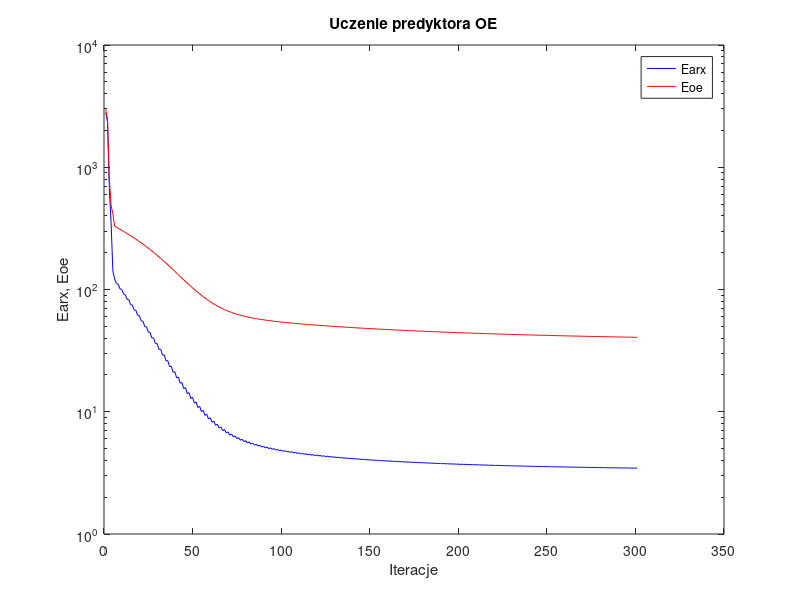
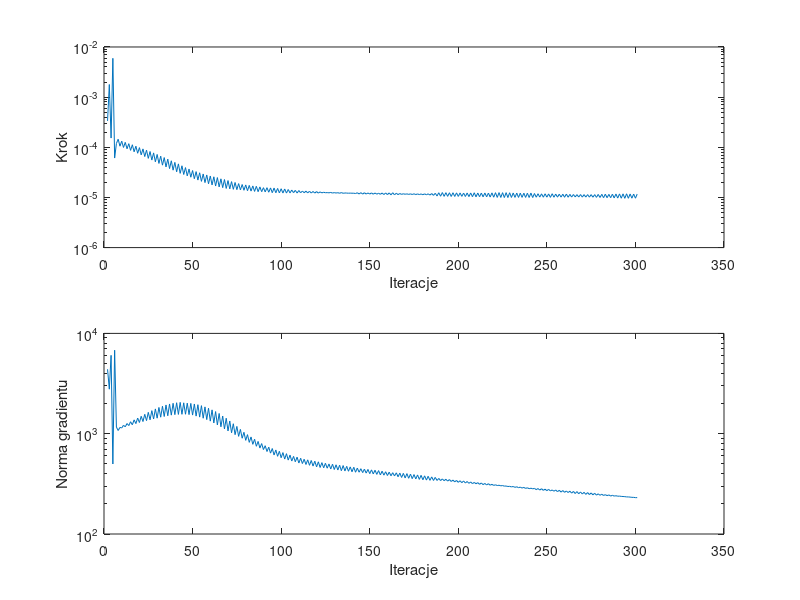

Here is the MATLAB script that generated these plots, in order:
%uczenie predyktora oe
clear all;
n=0; farx(n+1)=2.805841e+003; foe(n+1)=2.974596e+003; wspucz(n+1)=0.000000e+000; ng(n+1)=0.000000e+000;
n=1; farx(n+1)=2.322253e+003; foe(n+1)=2.459769e+003; krok(n+1)=3.355212e-004; ng(n+1)=4.389464e+003;
n=2; farx(n+1)=6.705059e+002; foe(n+1)=8.020063e+002; krok(n+1)=1.786211e-003; ng(n+1)=2.778545e+003;
n=3; farx(n+1)=3.511719e+002; foe(n+1)=4.892954e+002; krok(n+1)=1.527851e-004; ng(n+1)=6.041275e+003;
n=4; farx(n+1)=1.418483e+002; foe(n+1)=4.161700e+002; krok(n+1)=5.946996e-003; ng(n+1)=4.987175e+002;
n=5; farx(n+1)=1.217149e+002; foe(n+1)=3.300667e+002; krok(n+1)=6.100988e-005; ng(n+1)=6.797172e+003;
n=6; farx(n+1)=1.120006e+002; foe(n+1)=3.229525e+002; krok(n+1)=1.192523e-004; ng(n+1)=1.163446e+003;
n=7; farx(n+1)=1.105579e+002; foe(n+1)=3.167956e+002; krok(n+1)=1.448124e-004; ng(n+1)=1.076424e+003;
n=8; farx(n+1)=1.012922e+002; foe(n+1)=3.106757e+002; krok(n+1)=1.051281e-004; ng(n+1)=1.155263e+003;
n=9; farx(n+1)=1.003765e+002; foe(n+1)=3.047657e+002; krok(n+1)=1.323954e-004; ng(n+1)=1.140085e+003;
n=10; farx(n+1)=9.181069e+001; foe(n+1)=2.987511e+002; krok(n+1)=9.926586e-005; ng(n+1)=1.212605e+003;
n=11; farx(n+1)=9.103543e+001; foe(n+1)=2.928876e+002; krok(n+1)=1.254535e-004; ng(n+1)=1.172239e+003;
n=12; farx(n+1)=8.310844e+001; foe(n+1)=2.869210e+002; krok(n+1)=9.339144e-005; ng(n+1)=1.263029e+003;
n=13; farx(n+1)=8.249436e+001; foe(n+1)=2.811141e+002; krok(n+1)=1.180809e-004; ng(n+1)=1.204544e+003;
n=14; farx(n+1)=7.521068e+001; foe(n+1)=2.751923e+002; krok(n+1)=8.683747e-005; ng(n+1)=1.315704e+003;
n=15; farx(n+1)=7.466210e+001; foe(n+1)=2.693972e+002; krok(n+1)=1.123699e-004; ng(n+1)=1.227483e+003;
n=16; farx(n+1)=6.792063e+001; foe(n+1)=2.635200e+002; krok(n+1)=8.136607e-005; ng(n+1)=1.373918e+003;
n=17; farx(n+1)=6.751226e+001; foe(n+1)=2.577808e+002; krok(n+1)=1.051134e-004; ng(n+1)=1.261072e+003;
n=18; farx(n+1)=6.128554e+001; foe(n+1)=2.519532e+002; krok(n+1)=7.603543e-005; ng(n+1)=1.431715e+003;
n=19; farx(n+1)=6.099019e+001; foe(n+1)=2.462633e+002; krok(n+1)=9.848602e-005; ng(n+1)=1.293267e+003;
n=20; farx(n+1)=5.525392e+001; foe(n+1)=2.404865e+002; krok(n+1)=7.066590e-005; ng(n+1)=1.491312e+003;
n=21; farx(n+1)=5.504232e+001; foe(n+1)=2.348363e+002; krok(n+1)=9.290537e-005; ng(n+1)=1.322220e+003;
n=22; farx(n+1)=4.975469e+001; foe(n+1)=2.291044e+002; krok(n+1)=6.535236e-005; ng(n+1)=1.560075e+003;
n=23; farx(n+1)=4.961831e+001; foe(n+1)=2.235004e+002; krok(n+1)=8.763006e-005; ng(n+1)=1.350480e+003;
n=24; farx(n+1)=4.475595e+001; foe(n+1)=2.178196e+002; krok(n+1)=6.016312e-005; ng(n+1)=1.632591e+003;
n=25; farx(n+1)=4.467005e+001; foe(n+1)=2.122616e+002; krok(n+1)=8.238644e-005; ng(n+1)=1.375410e+003;
n=26; farx(n+1)=4.020920e+001; foe(n+1)=2.066626e+002; krok(n+1)=5.561724e-005; ng(n+1)=1.697767e+003;
n=27; farx(n+1)=4.018376e+001; foe(n+1)=2.011781e+002; krok(n+1)=7.734019e-005; ng(n+1)=1.401396e+003;
n=28; farx(n+1)=3.608630e+001; foe(n+1)=1.956678e+002; krok(n+1)=5.135020e-005; ng(n+1)=1.766512e+003;
n=29; farx(n+1)=3.612146e+001; foe(n+1)=1.902872e+002; krok(n+1)=7.202880e-005; ng(n+1)=1.428039e+003;
n=30; farx(n+1)=3.236351e+001; foe(n+1)=1.848998e+002; krok(n+1)=4.765565e-005; ng(n+1)=1.826850e+003;
n=31; farx(n+1)=3.246418e+001; foe(n+1)=1.796631e+002; krok(n+1)=6.653535e-005; ng(n+1)=1.460467e+003;
n=32; farx(n+1)=2.904547e+001; foe(n+1)=1.744302e+002; krok(n+1)=4.404185e-005; ng(n+1)=1.879036e+003;
n=33; farx(n+1)=2.917959e+001; foe(n+1)=1.693293e+002; krok(n+1)=6.235827e-005; ng(n+1)=1.484039e+003;
n=34; farx(n+1)=2.606282e+001; foe(n+1)=1.642569e+002; krok(n+1)=4.063871e-005; ng(n+1)=1.935077e+003;
n=35; farx(n+1)=2.623109e+001; foe(n+1)=1.593295e+002; krok(n+1)=5.805985e-005; ng(n+1)=1.509384e+003;
n=36; farx(n+1)=2.340069e+001; foe(n+1)=1.544535e+002; krok(n+1)=3.762088e-005; ng(n+1)=1.979281e+003;
n=37; farx(n+1)=2.359635e+001; foe(n+1)=1.497285e+002; krok(n+1)=5.385244e-005; ng(n+1)=1.531302e+003;
n=38; farx(n+1)=2.103465e+001; foe(n+1)=1.450833e+002; krok(n+1)=3.498787e-005; ng(n+1)=2.009866e+003;
n=39; farx(n+1)=2.125764e+001; foe(n+1)=1.405916e+002; krok(n+1)=5.001332e-005; ng(n+1)=1.548732e+003;
n=40; farx(n+1)=1.894576e+001; foe(n+1)=1.361904e+002; krok(n+1)=3.245830e-005; ng(n+1)=2.035652e+003;
n=41; farx(n+1)=1.918320e+001; foe(n+1)=1.319428e+002; krok(n+1)=4.669572e-005; ng(n+1)=1.556480e+003;
n=42; farx(n+1)=1.709653e+001; foe(n+1)=1.278025e+002; krok(n+1)=3.023762e-005; ng(n+1)=2.052523e+003;
n=43; farx(n+1)=1.734254e+001; foe(n+1)=1.238313e+002; krok(n+1)=4.279756e-005; ng(n+1)=1.560492e+003;
n=44; farx(n+1)=1.547214e+001; foe(n+1)=1.200032e+002; krok(n+1)=2.867992e-005; ng(n+1)=2.032122e+003;
n=45; farx(n+1)=1.573867e+001; foe(n+1)=1.163368e+002; krok(n+1)=3.936449e-005; ng(n+1)=1.563266e+003;
n=46; farx(n+1)=1.406512e+001; foe(n+1)=1.128017e+002; krok(n+1)=2.692622e-005; ng(n+1)=2.017025e+003;
n=47; farx(n+1)=1.433425e+001; foe(n+1)=1.094205e+002; krok(n+1)=3.687187e-005; ng(n+1)=1.549942e+003;
n=48; farx(n+1)=1.283135e+001; foe(n+1)=1.061696e+002; krok(n+1)=2.531441e-005; ng(n+1)=2.004035e+003;
n=49; farx(n+1)=1.310376e+001; foe(n+1)=1.030845e+002; krok(n+1)=3.440034e-005; ng(n+1)=1.533422e+003;
n=50; farx(n+1)=1.176971e+001; foe(n+1)=1.001198e+002; krok(n+1)=2.364703e-005; ng(n+1)=1.978639e+003;
n=51; farx(n+1)=1.202562e+001; foe(n+1)=9.730031e+001; krok(n+1)=3.273007e-005; ng(n+1)=1.497761e+003;
n=52; farx(n+1)=1.083921e+001; foe(n+1)=9.461373e+001; krok(n+1)=2.219549e-005; ng(n+1)=1.946286e+003;
n=53; farx(n+1)=1.108353e+001; foe(n+1)=9.206506e+001; krok(n+1)=3.104372e-005; ng(n+1)=1.463501e+003;
n=54; farx(n+1)=1.002908e+001; foe(n+1)=8.964762e+001; krok(n+1)=2.092658e-005; ng(n+1)=1.904092e+003;
n=55; farx(n+1)=1.026211e+001; foe(n+1)=8.736364e+001; krok(n+1)=2.940339e-005; ng(n+1)=1.426623e+003;
n=56; farx(n+1)=9.328664e+000; foe(n+1)=8.520446e+001; krok(n+1)=1.977673e-005; ng(n+1)=1.850731e+003;
n=57; farx(n+1)=9.548410e+000; foe(n+1)=8.316739e+001; krok(n+1)=2.809223e-005; ng(n+1)=1.382096e+003;
n=58; farx(n+1)=8.720329e+000; foe(n+1)=8.124622e+001; krok(n+1)=1.873112e-005; ng(n+1)=1.795016e+003;
n=59; farx(n+1)=8.926892e+000; foe(n+1)=7.944269e+001; krok(n+1)=2.676955e-005; ng(n+1)=1.334662e+003;
n=60; farx(n+1)=8.196376e+000; foe(n+1)=7.774541e+001; krok(n+1)=1.777520e-005; ng(n+1)=1.728374e+003;
n=61; farx(n+1)=8.387514e+000; foe(n+1)=7.615118e+001; krok(n+1)=2.580710e-005; ng(n+1)=1.279896e+003;
n=62; farx(n+1)=7.741317e+000; foe(n+1)=7.465478e+001; krok(n+1)=1.689172e-005; ng(n+1)=1.662181e+003;
n=63; farx(n+1)=7.918094e+000; foe(n+1)=7.325284e+001; krok(n+1)=2.490114e-005; ng(n+1)=1.223539e+003;
n=64; farx(n+1)=7.343390e+000; foe(n+1)=7.193880e+001; krok(n+1)=1.621284e-005; ng(n+1)=1.591410e+003;
n=65; farx(n+1)=7.507782e+000; foe(n+1)=7.071817e+001; krok(n+1)=2.351238e-005; ng(n+1)=1.172072e+003;
n=66; farx(n+1)=7.003264e+000; foe(n+1)=6.957769e+001; krok(n+1)=1.568168e-005; ng(n+1)=1.500187e+003;
n=67; farx(n+1)=7.155096e+000; foe(n+1)=6.851026e+001; krok(n+1)=2.276873e-005; ng(n+1)=1.115281e+003;
n=68; farx(n+1)=6.706105e+000; foe(n+1)=6.751234e+001; krok(n+1)=1.511881e-005; ng(n+1)=1.426882e+003;
n=69; farx(n+1)=6.845516e+000; foe(n+1)=6.658287e+001; krok(n+1)=2.170937e-005; ng(n+1)=1.065359e+003;
n=70; farx(n+1)=6.447015e+000; foe(n+1)=6.571708e+001; krok(n+1)=1.481560e-005; ng(n+1)=1.338919e+003;
n=71; farx(n+1)=6.577323e+000; foe(n+1)=6.490996e+001; krok(n+1)=2.067984e-005; ng(n+1)=1.021234e+003;
n=72; farx(n+1)=6.222438e+000; foe(n+1)=6.415620e+001; krok(n+1)=1.451496e-005; ng(n+1)=1.256863e+003;
n=73; farx(n+1)=6.343887e+000; foe(n+1)=6.345247e+001; krok(n+1)=1.987209e-005; ng(n+1)=9.780575e+002;
n=74; farx(n+1)=6.024480e+000; foe(n+1)=6.279326e+001; krok(n+1)=1.430061e-005; ng(n+1)=1.181961e+003;
n=75; farx(n+1)=6.138608e+000; foe(n+1)=6.218007e+001; krok(n+1)=1.886606e-005; ng(n+1)=9.406921e+002;
n=76; farx(n+1)=5.852328e+000; foe(n+1)=6.160350e+001; krok(n+1)=1.414532e-005; ng(n+1)=1.103875e+003;
n=77; farx(n+1)=5.958496e+000; foe(n+1)=6.106489e+001; krok(n+1)=1.810155e-005; ng(n+1)=9.012020e+002;
n=78; farx(n+1)=5.702106e+000; foe(n+1)=6.055753e+001; krok(n+1)=1.390431e-005; ng(n+1)=1.032676e+003;
n=79; farx(n+1)=5.800302e+000; foe(n+1)=6.007999e+001; krok(n+1)=1.776662e-005; ng(n+1)=8.583547e+002;
n=80; farx(n+1)=5.567556e+000; foe(n+1)=5.962908e+001; krok(n+1)=1.361457e-005; ng(n+1)=9.786177e+002;
n=81; farx(n+1)=5.659061e+000; foe(n+1)=5.920428e+001; krok(n+1)=1.736589e-005; ng(n+1)=8.197481e+002;
n=82; farx(n+1)=5.447125e+000; foe(n+1)=5.880185e+001; krok(n+1)=1.338477e-005; ng(n+1)=9.283667e+002;
n=83; farx(n+1)=5.532522e+000; foe(n+1)=5.842182e+001; krok(n+1)=1.696382e-005; ng(n+1)=7.836428e+002;
n=84; farx(n+1)=5.339090e+000; foe(n+1)=5.806082e+001; krok(n+1)=1.318762e-005; ng(n+1)=8.801427e+002;
n=85; farx(n+1)=5.419088e+000; foe(n+1)=5.771848e+001; krok(n+1)=1.666809e-005; ng(n+1)=7.492185e+002;
n=86; farx(n+1)=5.240890e+000; foe(n+1)=5.739217e+001; krok(n+1)=1.302585e-005; ng(n+1)=8.374216e+002;
n=87; farx(n+1)=5.316156e+000; foe(n+1)=5.708231e+001; krok(n+1)=1.622915e-005; ng(n+1)=7.191632e+002;
n=88; farx(n+1)=5.151005e+000; foe(n+1)=5.678621e+001; krok(n+1)=1.302585e-005; ng(n+1)=7.971100e+002;
n=89; farx(n+1)=5.222721e+000; foe(n+1)=5.650450e+001; krok(n+1)=1.564369e-005; ng(n+1)=6.948202e+002;
n=90; farx(n+1)=5.071348e+000; foe(n+1)=5.623425e+001; krok(n+1)=1.290553e-005; ng(n+1)=7.589618e+002;
n=91; farx(n+1)=5.138945e+000; foe(n+1)=5.597463e+001; krok(n+1)=1.564369e-005; ng(n+1)=6.643162e+002;
n=92; farx(n+1)=4.997078e+000; foe(n+1)=5.572480e+001; krok(n+1)=1.270754e-005; ng(n+1)=7.343708e+002;
n=93; farx(n+1)=5.062016e+000; foe(n+1)=5.548485e+001; krok(n+1)=1.549259e-005; ng(n+1)=6.401914e+002;
n=94; farx(n+1)=4.929600e+000; foe(n+1)=5.525256e+001; krok(n+1)=1.244425e-005; ng(n+1)=7.115779e+002;
n=95; farx(n+1)=4.990573e+000; foe(n+1)=5.502858e+001; krok(n+1)=1.539716e-005; ng(n+1)=6.138046e+002;
n=96; farx(n+1)=4.865822e+000; foe(n+1)=5.481194e+001; krok(n+1)=1.240203e-005; ng(n+1)=6.881230e+002;
n=97; farx(n+1)=4.924747e+000; foe(n+1)=5.460275e+001; krok(n+1)=1.511881e-005; ng(n+1)=5.951319e+002;
n=98; farx(n+1)=4.807190e+000; foe(n+1)=5.439950e+001; krok(n+1)=1.231075e-005; ng(n+1)=6.677921e+002;
n=99; farx(n+1)=4.863609e+000; foe(n+1)=5.420265e+001; krok(n+1)=1.490654e-005; ng(n+1)=5.759144e+002;
n=100; farx(n+1)=4.752543e+000; foe(n+1)=5.401112e+001; krok(n+1)=1.225575e-005; ng(n+1)=6.480926e+002;
n=101; farx(n+1)=4.807027e+000; foe(n+1)=5.382498e+001; krok(n+1)=1.476242e-005; ng(n+1)=5.586216e+002;
n=102; farx(n+1)=4.701012e+000; foe(n+1)=5.364338e+001; krok(n+1)=1.222055e-005; ng(n+1)=6.322019e+002;
n=103; farx(n+1)=4.753592e+000; foe(n+1)=5.346692e+001; krok(n+1)=1.438760e-005; ng(n+1)=5.456662e+002;
n=104; farx(n+1)=4.652805e+000; foe(n+1)=5.329460e+001; krok(n+1)=1.231075e-005; ng(n+1)=6.119968e+002;
n=105; farx(n+1)=4.703728e+000; foe(n+1)=5.312659e+001; krok(n+1)=1.404624e-005; ng(n+1)=5.339866e+002;
n=106; farx(n+1)=4.607192e+000; foe(n+1)=5.296228e+001; krok(n+1)=1.245057e-005; ng(n+1)=5.938015e+002;
n=107; farx(n+1)=4.657728e+000; foe(n+1)=5.280185e+001; krok(n+1)=1.384553e-005; ng(n+1)=5.252135e+002;
n=108; farx(n+1)=4.565597e+000; foe(n+1)=5.264415e+001; krok(n+1)=1.225273e-005; ng(n+1)=5.837283e+002;
n=109; farx(n+1)=4.613672e+000; foe(n+1)=5.248986e+001; krok(n+1)=1.373458e-005; ng(n+1)=5.103954e+002;
n=110; farx(n+1)=4.524842e+000; foe(n+1)=5.233848e+001; krok(n+1)=1.240203e-005; ng(n+1)=5.691571e+002;
n=111; farx(n+1)=4.572188e+000; foe(n+1)=5.219027e+001; krok(n+1)=1.338683e-005; ng(n+1)=5.039049e+002;
n=112; farx(n+1)=4.487210e+000; foe(n+1)=5.204450e+001; krok(n+1)=1.240823e-005; ng(n+1)=5.562041e+002;
n=113; farx(n+1)=4.533443e+000; foe(n+1)=5.190146e+001; krok(n+1)=1.335600e-005; ng(n+1)=4.933694e+002;
n=114; farx(n+1)=4.451397e+000; foe(n+1)=5.176057e+001; krok(n+1)=1.231075e-005; ng(n+1)=5.487073e+002;
n=115; farx(n+1)=4.496533e+000; foe(n+1)=5.162226e+001; krok(n+1)=1.328171e-005; ng(n+1)=4.841055e+002;
n=116; farx(n+1)=4.417320e+000; foe(n+1)=5.148589e+001; krok(n+1)=1.224850e-005; ng(n+1)=5.408108e+002;
n=117; farx(n+1)=4.461225e+000; foe(n+1)=5.135193e+001; krok(n+1)=1.315377e-005; ng(n+1)=4.757228e+002;
n=118; farx(n+1)=4.384980e+000; foe(n+1)=5.121981e+001; krok(n+1)=1.221743e-005; ng(n+1)=5.319167e+002;
n=119; farx(n+1)=4.427707e+000; foe(n+1)=5.108984e+001; krok(n+1)=1.308609e-005; ng(n+1)=4.672080e+002;
n=120; farx(n+1)=4.353922e+000; foe(n+1)=5.096162e+001; krok(n+1)=1.219587e-005; ng(n+1)=5.244782e+002;
n=121; farx(n+1)=4.395456e+000; foe(n+1)=5.083543e+001; krok(n+1)=1.290553e-005; ng(n+1)=4.603424e+002;
n=122; farx(n+1)=4.323779e+000; foe(n+1)=5.071091e+001; krok(n+1)=1.233369e-005; ng(n+1)=5.146873e+002;
n=123; farx(n+1)=4.364846e+000; foe(n+1)=5.058831e+001; krok(n+1)=1.268925e-005; ng(n+1)=4.568799e+002;
n=124; farx(n+1)=4.295088e+000; foe(n+1)=5.046721e+001; krok(n+1)=1.240203e-005; ng(n+1)=5.070653e+002;
n=125; farx(n+1)=4.335521e+000; foe(n+1)=5.034792e+001; krok(n+1)=1.249822e-005; ng(n+1)=4.530114e+002;
n=126; farx(n+1)=4.268323e+000; foe(n+1)=5.023002e+001; krok(n+1)=1.234279e-005; ng(n+1)=4.993542e+002;
n=127; farx(n+1)=4.307882e+000; foe(n+1)=5.011381e+001; krok(n+1)=1.259177e-005; ng(n+1)=4.448777e+002;
n=128; farx(n+1)=4.242313e+000; foe(n+1)=4.999889e+001; krok(n+1)=1.222055e-005; ng(n+1)=4.965481e+002;
n=129; farx(n+1)=4.280952e+000; foe(n+1)=4.988562e+001; krok(n+1)=1.249822e-005; ng(n+1)=4.394017e+002;
n=130; farx(n+1)=4.217312e+000; foe(n+1)=4.977359e+001; krok(n+1)=1.222055e-005; ng(n+1)=4.897598e+002;
n=131; farx(n+1)=4.255247e+000; foe(n+1)=4.966312e+001; krok(n+1)=1.245057e-005; ng(n+1)=4.346461e+002;
n=132; farx(n+1)=4.193662e+000; foe(n+1)=4.955381e+001; krok(n+1)=1.209645e-005; ng(n+1)=4.848692e+002;
n=133; farx(n+1)=4.230611e+000; foe(n+1)=4.944597e+001; krok(n+1)=1.251675e-005; ng(n+1)=4.278277e+002;
n=134; farx(n+1)=4.170219e+000; foe(n+1)=4.933926e+001; krok(n+1)=1.209447e-005; ng(n+1)=4.812758e+002;
n=135; farx(n+1)=4.206437e+000; foe(n+1)=4.923401e+001; krok(n+1)=1.228282e-005; ng(n+1)=4.251971e+002;
n=136; farx(n+1)=4.147719e+000; foe(n+1)=4.912985e+001; krok(n+1)=1.222055e-005; ng(n+1)=4.726514e+002;
n=137; farx(n+1)=4.183382e+000; foe(n+1)=4.902705e+001; krok(n+1)=1.214216e-005; ng(n+1)=4.222684e+002;
n=138; farx(n+1)=4.126404e+000; foe(n+1)=4.892529e+001; krok(n+1)=1.219587e-005; ng(n+1)=4.666785e+002;
n=139; farx(n+1)=4.161329e+000; foe(n+1)=4.882485e+001; krok(n+1)=1.214216e-005; ng(n+1)=4.172017e+002;
n=140; farx(n+1)=4.105737e+000; foe(n+1)=4.872541e+001; krok(n+1)=1.214216e-005; ng(n+1)=4.627151e+002;
n=141; farx(n+1)=4.139607e+000; foe(n+1)=4.862724e+001; krok(n+1)=1.197415e-005; ng(n+1)=4.129259e+002;
n=142; farx(n+1)=4.085104e+000; foe(n+1)=4.852999e+001; krok(n+1)=1.240203e-005; ng(n+1)=4.540917e+002;
n=143; farx(n+1)=4.118816e+000; foe(n+1)=4.843393e+001; krok(n+1)=1.171829e-005; ng(n+1)=4.130435e+002;
n=144; farx(n+1)=4.065762e+000; foe(n+1)=4.833877e+001; krok(n+1)=1.245571e-005; ng(n+1)=4.476761e+002;
n=145; farx(n+1)=4.098886e+000; foe(n+1)=4.824481e+001; krok(n+1)=1.165597e-005; ng(n+1)=4.094080e+002;
n=146; farx(n+1)=4.047230e+000; foe(n+1)=4.815173e+001; krok(n+1)=1.240823e-005; ng(n+1)=4.431278e+002;
n=147; farx(n+1)=4.079776e+000; foe(n+1)=4.805983e+001; krok(n+1)=1.168301e-005; ng(n+1)=4.047932e+002;
n=148; farx(n+1)=4.029399e+000; foe(n+1)=4.796882e+001; krok(n+1)=1.228282e-005; ng(n+1)=4.403123e+002;
n=149; farx(n+1)=4.061152e+000; foe(n+1)=4.787892e+001; krok(n+1)=1.168144e-005; ng(n+1)=3.997225e+002;
n=150; farx(n+1)=4.011782e+000; foe(n+1)=4.778985e+001; krok(n+1)=1.231075e-005; ng(n+1)=4.359233e+002;
n=151; farx(n+1)=4.043183e+000; foe(n+1)=4.770184e+001; krok(n+1)=1.161317e-005; ng(n+1)=3.971943e+002;
n=152; farx(n+1)=3.994980e+000; foe(n+1)=4.761467e+001; krok(n+1)=1.224850e-005; ng(n+1)=4.322338e+002;
n=153; farx(n+1)=4.025800e+000; foe(n+1)=4.752853e+001; krok(n+1)=1.161317e-005; ng(n+1)=3.929991e+002;
n=154; farx(n+1)=3.978777e+000; foe(n+1)=4.744321e+001; krok(n+1)=1.216245e-005; ng(n+1)=4.287592e+002;
n=155; farx(n+1)=4.008743e+000; foe(n+1)=4.735890e+001; krok(n+1)=1.155324e-005; ng(n+1)=3.884075e+002;
n=156; farx(n+1)=3.962756e+000; foe(n+1)=4.727531e+001; krok(n+1)=1.225273e-005; ng(n+1)=4.228437e+002;
n=157; farx(n+1)=3.992250e+000; foe(n+1)=4.719271e+001; krok(n+1)=1.143043e-005; ng(n+1)=3.861056e+002;
n=158; farx(n+1)=3.947338e+000; foe(n+1)=4.711081e+001; krok(n+1)=1.229246e-005; ng(n+1)=4.175127e+002;
n=159; farx(n+1)=3.976377e+000; foe(n+1)=4.702989e+001; krok(n+1)=1.138543e-005; ng(n+1)=3.829998e+002;
n=160; farx(n+1)=3.932284e+000; foe(n+1)=4.694968e+001; krok(n+1)=1.231075e-005; ng(n+1)=4.136904e+002;
n=161; farx(n+1)=3.960854e+000; foe(n+1)=4.687037e+001; krok(n+1)=1.127096e-005; ng(n+1)=3.806810e+002;
n=162; farx(n+1)=3.917607e+000; foe(n+1)=4.679174e+001; krok(n+1)=1.240203e-005; ng(n+1)=4.084992e+002;
n=163; farx(n+1)=3.946115e+000; foe(n+1)=4.671397e+001; krok(n+1)=1.126542e-005; ng(n+1)=3.788634e+002;
n=164; farx(n+1)=3.904030e+000; foe(n+1)=4.663703e+001; krok(n+1)=1.214216e-005; ng(n+1)=4.072805e+002;
n=165; farx(n+1)=3.931695e+000; foe(n+1)=4.656095e+001; krok(n+1)=1.138585e-005; ng(n+1)=3.721978e+002;
n=166; farx(n+1)=3.890759e+000; foe(n+1)=4.648558e+001; krok(n+1)=1.197415e-005; ng(n+1)=4.045252e+002;
n=167; farx(n+1)=3.917736e+000; foe(n+1)=4.641109e+001; krok(n+1)=1.149974e-005; ng(n+1)=3.663502e+002;
n=168; farx(n+1)=3.877664e+000; foe(n+1)=4.633725e+001; krok(n+1)=1.185899e-005; ng(n+1)=4.022377e+002;
n=169; farx(n+1)=3.904175e+000; foe(n+1)=4.626425e+001; krok(n+1)=1.155377e-005; ng(n+1)=3.621736e+002;
n=170; farx(n+1)=3.864773e+000; foe(n+1)=4.619189e+001; krok(n+1)=1.180191e-005; ng(n+1)=3.999233e+002;
n=171; farx(n+1)=3.890819e+000; foe(n+1)=4.612032e+001; krok(n+1)=1.148323e-005; ng(n+1)=3.593710e+002;
n=172; farx(n+1)=3.852273e+000; foe(n+1)=4.604937e+001; krok(n+1)=1.181238e-005; ng(n+1)=3.954461e+002;
n=173; farx(n+1)=3.877853e+000; foe(n+1)=4.597921e+001; krok(n+1)=1.143043e-005; ng(n+1)=3.563733e+002;
n=174; farx(n+1)=3.840027e+000; foe(n+1)=4.590964e+001; krok(n+1)=1.184623e-005; ng(n+1)=3.912462e+002;
n=175; farx(n+1)=3.865331e+000; foe(n+1)=4.584083e+001; krok(n+1)=1.138585e-005; ng(n+1)=3.541468e+002;
n=176; farx(n+1)=3.828330e+000; foe(n+1)=4.577261e+001; krok(n+1)=1.177023e-005; ng(n+1)=3.881676e+002;
n=177; farx(n+1)=3.853098e+000; foe(n+1)=4.570515e+001; krok(n+1)=1.138543e-005; ng(n+1)=3.502716e+002;
n=178; farx(n+1)=3.816844e+000; foe(n+1)=4.563825e+001; krok(n+1)=1.175619e-005; ng(n+1)=3.844396e+002;
n=179; farx(n+1)=3.841139e+000; foe(n+1)=4.557208e+001; krok(n+1)=1.132635e-005; ng(n+1)=3.473099e+002;
n=180; farx(n+1)=3.805615e+000; foe(n+1)=4.550645e+001; krok(n+1)=1.178746e-005; ng(n+1)=3.800310e+002;
n=181; farx(n+1)=3.829546e+000; foe(n+1)=4.544154e+001; krok(n+1)=1.127096e-005; ng(n+1)=3.448136e+002;
n=182; farx(n+1)=3.794645e+000; foe(n+1)=4.537715e+001; krok(n+1)=1.181238e-005; ng(n+1)=3.762556e+002;
n=183; farx(n+1)=3.818149e+000; foe(n+1)=4.531346e+001; krok(n+1)=1.115447e-005; ng(n+1)=3.426888e+002;
n=184; farx(n+1)=3.783803e+000; foe(n+1)=4.525025e+001; krok(n+1)=1.195092e-005; ng(n+1)=3.711095e+002;
n=185; farx(n+1)=3.807092e+000; foe(n+1)=4.518770e+001; krok(n+1)=1.101046e-005; ng(n+1)=3.419112e+002;
n=186; farx(n+1)=3.773171e+000; foe(n+1)=4.512565e+001; krok(n+1)=1.209447e-005; ng(n+1)=3.666672e+002;
n=187; farx(n+1)=3.795968e+000; foe(n+1)=4.506416e+001; krok(n+1)=1.069939e-005; ng(n+1)=3.417330e+002;
n=188; farx(n+1)=3.762855e+000; foe(n+1)=4.500299e+001; krok(n+1)=1.240823e-005; ng(n+1)=3.581208e+002;
n=189; farx(n+1)=3.785455e+000; foe(n+1)=4.494253e+001; krok(n+1)=1.057446e-005; ng(n+1)=3.409433e+002;
n=190; farx(n+1)=3.752814e+000; foe(n+1)=4.488245e+001; krok(n+1)=1.251675e-005; ng(n+1)=3.540747e+002;
n=191; farx(n+1)=3.775320e+000; foe(n+1)=4.482298e+001; krok(n+1)=1.051121e-005; ng(n+1)=3.399919e+002;
n=192; farx(n+1)=3.743272e+000; foe(n+1)=4.476407e+001; krok(n+1)=1.245057e-005; ng(n+1)=3.515773e+002;
n=193; farx(n+1)=3.765428e+000; foe(n+1)=4.470572e+001; krok(n+1)=1.051121e-005; ng(n+1)=3.369302e+002;
n=194; farx(n+1)=3.733968e+000; foe(n+1)=4.464792e+001; krok(n+1)=1.240203e-005; ng(n+1)=3.488346e+002;
n=195; farx(n+1)=3.755687e+000; foe(n+1)=4.459066e+001; krok(n+1)=1.046329e-005; ng(n+1)=3.339800e+002;
n=196; farx(n+1)=3.724917e+000; foe(n+1)=4.453386e+001; krok(n+1)=1.240823e-005; ng(n+1)=3.448587e+002;
n=197; farx(n+1)=3.746279e+000; foe(n+1)=4.447768e+001; krok(n+1)=1.046329e-005; ng(n+1)=3.308659e+002;
n=198; farx(n+1)=3.716131e+000; foe(n+1)=4.442193e+001; krok(n+1)=1.234279e-005; ng(n+1)=3.420950e+002;
n=199; farx(n+1)=3.737133e+000; foe(n+1)=4.436681e+001; krok(n+1)=1.048504e-005; ng(n+1)=3.274844e+002;
n=200; farx(n+1)=3.707504e+000; foe(n+1)=4.431211e+001; krok(n+1)=1.229246e-005; ng(n+1)=3.396592e+002;
n=201; farx(n+1)=3.728272e+000; foe(n+1)=4.425800e+001; krok(n+1)=1.051121e-005; ng(n+1)=3.247437e+002;
n=202; farx(n+1)=3.699069e+000; foe(n+1)=4.420436e+001; krok(n+1)=1.222055e-005; ng(n+1)=3.379545e+002;
n=203; farx(n+1)=3.719451e+000; foe(n+1)=4.415121e+001; krok(n+1)=1.044207e-005; ng(n+1)=3.222836e+002;
n=204; farx(n+1)=3.690823e+000; foe(n+1)=4.409846e+001; krok(n+1)=1.227270e-005; ng(n+1)=3.338358e+002;
n=205; farx(n+1)=3.710882e+000; foe(n+1)=4.404625e+001; krok(n+1)=1.039083e-005; ng(n+1)=3.199589e+002;
n=206; farx(n+1)=3.682782e+000; foe(n+1)=4.399440e+001; krok(n+1)=1.229246e-005; ng(n+1)=3.303544e+002;
n=207; farx(n+1)=3.702512e+000; foe(n+1)=4.394310e+001; krok(n+1)=1.033992e-005; ng(n+1)=3.175798e+002;
n=208; farx(n+1)=3.674753e+000; foe(n+1)=4.389213e+001; krok(n+1)=1.240203e-005; ng(n+1)=3.268265e+002;
n=209; farx(n+1)=3.694455e+000; foe(n+1)=4.384162e+001; krok(n+1)=1.029142e-005; ng(n+1)=3.169137e+002;
n=210; farx(n+1)=3.667271e+000; foe(n+1)=4.379161e+001; krok(n+1)=1.225273e-005; ng(n+1)=3.250347e+002;
n=211; farx(n+1)=3.686559e+000; foe(n+1)=4.374209e+001; krok(n+1)=1.034200e-005; ng(n+1)=3.128568e+002;
n=212; farx(n+1)=3.659801e+000; foe(n+1)=4.369299e+001; krok(n+1)=1.222055e-005; ng(n+1)=3.226606e+002;
n=213; farx(n+1)=3.678768e+000; foe(n+1)=4.364432e+001; krok(n+1)=1.028980e-005; ng(n+1)=3.105324e+002;
n=214; farx(n+1)=3.652495e+000; foe(n+1)=4.359603e+001; krok(n+1)=1.225273e-005; ng(n+1)=3.192123e+002;
n=215; farx(n+1)=3.671265e+000; foe(n+1)=4.354820e+001; krok(n+1)=1.029142e-005; ng(n+1)=3.083204e+002;
n=216; farx(n+1)=3.645334e+000; foe(n+1)=4.350079e+001; krok(n+1)=1.222055e-005; ng(n+1)=3.173361e+002;
n=217; farx(n+1)=3.663748e+000; foe(n+1)=4.345376e+001; krok(n+1)=1.018440e-005; ng(n+1)=3.064765e+002;
n=218; farx(n+1)=3.638286e+000; foe(n+1)=4.340704e+001; krok(n+1)=1.235197e-005; ng(n+1)=3.128632e+002;
n=219; farx(n+1)=3.656470e+000; foe(n+1)=4.336075e+001; krok(n+1)=1.010485e-005; ng(n+1)=3.050892e+002;
n=220; farx(n+1)=3.631345e+000; foe(n+1)=4.331478e+001; krok(n+1)=1.245057e-005; ng(n+1)=3.095419e+002;
n=221; farx(n+1)=3.649361e+000; foe(n+1)=4.326919e+001; krok(n+1)=1.001618e-005; ng(n+1)=3.042089e+002;
n=222; farx(n+1)=3.624665e+000; foe(n+1)=4.322395e+001; krok(n+1)=1.248150e-005; ng(n+1)=3.064274e+002;
n=223; farx(n+1)=3.642472e+000; foe(n+1)=4.317912e+001; krok(n+1)=9.999543e-006; ng(n+1)=3.021769e+002;
n=224; farx(n+1)=3.618161e+000; foe(n+1)=4.313467e+001; krok(n+1)=1.245057e-005; ng(n+1)=3.042213e+002;
n=225; farx(n+1)=3.635674e+000; foe(n+1)=4.309060e+001; krok(n+1)=9.955536e-006; ng(n+1)=2.999343e+002;
n=226; farx(n+1)=3.611825e+000; foe(n+1)=4.304685e+001; krok(n+1)=1.246120e-005; ng(n+1)=3.010806e+002;
n=227; farx(n+1)=3.629093e+000; foe(n+1)=4.300353e+001; krok(n+1)=9.955536e-006; ng(n+1)=2.974504e+002;
n=228; farx(n+1)=3.605653e+000; foe(n+1)=4.296054e+001; krok(n+1)=1.240823e-005; ng(n+1)=2.989086e+002;
n=229; farx(n+1)=3.622732e+000; foe(n+1)=4.291798e+001; krok(n+1)=9.999543e-006; ng(n+1)=2.948171e+002;
n=230; farx(n+1)=3.599672e+000; foe(n+1)=4.287580e+001; krok(n+1)=1.227270e-005; ng(n+1)=2.977590e+002;
n=231; farx(n+1)=3.616476e+000; foe(n+1)=4.283402e+001; krok(n+1)=1.003408e-005; ng(n+1)=2.917294e+002;
n=232; farx(n+1)=3.593767e+000; foe(n+1)=4.279257e+001; krok(n+1)=1.221656e-005; ng(n+1)=2.959079e+002;
n=233; farx(n+1)=3.610311e+000; foe(n+1)=4.275149e+001; krok(n+1)=1.001618e-005; ng(n+1)=2.893801e+002;
n=234; farx(n+1)=3.588002e+000; foe(n+1)=4.271071e+001; krok(n+1)=1.219587e-005; ng(n+1)=2.933422e+002;
n=235; farx(n+1)=3.604337e+000; foe(n+1)=4.267033e+001; krok(n+1)=1.003408e-005; ng(n+1)=2.869307e+002;
n=236; farx(n+1)=3.582347e+000; foe(n+1)=4.263025e+001; krok(n+1)=1.214216e-005; ng(n+1)=2.916054e+002;
n=237; farx(n+1)=3.598448e+000; foe(n+1)=4.259054e+001; krok(n+1)=1.001618e-005; ng(n+1)=2.847465e+002;
n=238; farx(n+1)=3.576793e+000; foe(n+1)=4.255111e+001; krok(n+1)=1.214216e-005; ng(n+1)=2.891799e+002;
n=239; farx(n+1)=3.592663e+000; foe(n+1)=4.251203e+001; krok(n+1)=9.975945e-006; ng(n+1)=2.828300e+002;
n=240; farx(n+1)=3.571260e+000; foe(n+1)=4.247321e+001; krok(n+1)=1.222055e-005; ng(n+1)=2.864297e+002;
n=241; farx(n+1)=3.587088e+000; foe(n+1)=4.243468e+001; krok(n+1)=9.952471e-006; ng(n+1)=2.820079e+002;
n=242; farx(n+1)=3.566243e+000; foe(n+1)=4.239655e+001; krok(n+1)=1.197415e-005; ng(n+1)=2.851133e+002;
n=243; farx(n+1)=3.581663e+000; foe(n+1)=4.235883e+001; krok(n+1)=1.010485e-005; ng(n+1)=2.766887e+002;
n=244; farx(n+1)=3.561121e+000; foe(n+1)=4.232137e+001; krok(n+1)=1.185899e-005; ng(n+1)=2.840309e+002;
n=245; farx(n+1)=3.576354e+000; foe(n+1)=4.228429e+001; krok(n+1)=1.015759e-005; ng(n+1)=2.740343e+002;
n=246; farx(n+1)=3.556031e+000; foe(n+1)=4.224748e+001; krok(n+1)=1.180191e-005; ng(n+1)=2.828572e+002;
n=247; farx(n+1)=3.571049e+000; foe(n+1)=4.221097e+001; krok(n+1)=1.010485e-005; ng(n+1)=2.723546e+002;
n=248; farx(n+1)=3.551068e+000; foe(n+1)=4.217470e+001; krok(n+1)=1.182351e-005; ng(n+1)=2.800195e+002;
n=249; farx(n+1)=3.565959e+000; foe(n+1)=4.213877e+001; krok(n+1)=1.013046e-005; ng(n+1)=2.704157e+002;
n=250; farx(n+1)=3.546195e+000; foe(n+1)=4.210312e+001; krok(n+1)=1.176389e-005; ng(n+1)=2.788435e+002;
n=251; farx(n+1)=3.560802e+000; foe(n+1)=4.206774e+001; krok(n+1)=1.003721e-005; ng(n+1)=2.686827e+002;
n=252; farx(n+1)=3.541414e+000; foe(n+1)=4.203256e+001; krok(n+1)=1.185899e-005; ng(n+1)=2.749773e+002;
n=253; farx(n+1)=3.555977e+000; foe(n+1)=4.199772e+001; krok(n+1)=1.009346e-005; ng(n+1)=2.669976e+002;
n=254; farx(n+1)=3.536835e+000; foe(n+1)=4.196318e+001; krok(n+1)=1.168403e-005; ng(n+1)=2.747731e+002;
n=255; farx(n+1)=3.551158e+000; foe(n+1)=4.192893e+001; krok(n+1)=1.013046e-005; ng(n+1)=2.641647e+002;
n=256; farx(n+1)=3.532332e+000; foe(n+1)=4.189493e+001; krok(n+1)=1.161523e-005; ng(n+1)=2.729726e+002;
n=257; farx(n+1)=3.546441e+000; foe(n+1)=4.186123e+001; krok(n+1)=1.015968e-005; ng(n+1)=2.616141e+002;
n=258; farx(n+1)=3.527818e+000; foe(n+1)=4.182776e+001; krok(n+1)=1.161317e-005; ng(n+1)=2.712309e+002;
n=259; farx(n+1)=3.541740e+000; foe(n+1)=4.179456e+001; krok(n+1)=1.008355e-005; ng(n+1)=2.603453e+002;
n=260; farx(n+1)=3.523386e+000; foe(n+1)=4.176156e+001; krok(n+1)=1.168403e-005; ng(n+1)=2.682610e+002;
n=261; farx(n+1)=3.537257e+000; foe(n+1)=4.172884e+001; krok(n+1)=1.009346e-005; ng(n+1)=2.591325e+002;
n=262; farx(n+1)=3.519231e+000; foe(n+1)=4.169639e+001; krok(n+1)=1.151293e-005; ng(n+1)=2.673631e+002;
n=263; farx(n+1)=3.532829e+000; foe(n+1)=4.166422e+001; krok(n+1)=1.017255e-005; ng(n+1)=2.556539e+002;
n=264; farx(n+1)=3.515088e+000; foe(n+1)=4.163228e+001; krok(n+1)=1.143043e-005; ng(n+1)=2.658355e+002;
n=265; farx(n+1)=3.528525e+000; foe(n+1)=4.160062e+001; krok(n+1)=1.023758e-005; ng(n+1)=2.531306e+002;
n=266; farx(n+1)=3.510933e+000; foe(n+1)=4.156918e+001; krok(n+1)=1.138585e-005; ng(n+1)=2.648640e+002;
n=267; farx(n+1)=3.524216e+000; foe(n+1)=4.153798e+001; krok(n+1)=1.018462e-005; ng(n+1)=2.518426e+002;
n=268; farx(n+1)=3.506869e+000; foe(n+1)=4.150700e+001; krok(n+1)=1.141354e-005; ng(n+1)=2.624383e+002;
n=269; farx(n+1)=3.520007e+000; foe(n+1)=4.147625e+001; krok(n+1)=1.015216e-005; ng(n+1)=2.504124e+002;
n=270; farx(n+1)=3.502938e+000; foe(n+1)=4.144571e+001; krok(n+1)=1.138543e-005; ng(n+1)=2.603357e+002;
n=271; farx(n+1)=3.515908e+000; foe(n+1)=4.141543e+001; krok(n+1)=1.017255e-005; ng(n+1)=2.482906e+002;
n=272; farx(n+1)=3.499007e+000; foe(n+1)=4.138535e+001; krok(n+1)=1.138585e-005; ng(n+1)=2.587308e+002;
n=273; farx(n+1)=3.511861e+000; foe(n+1)=4.135550e+001; krok(n+1)=1.013046e-005; ng(n+1)=2.471713e+002;
n=274; farx(n+1)=3.495182e+000; foe(n+1)=4.132586e+001; krok(n+1)=1.138585e-005; ng(n+1)=2.567239e+002;
n=275; farx(n+1)=3.507884e+000; foe(n+1)=4.129643e+001; krok(n+1)=1.010255e-005; ng(n+1)=2.456362e+002;
n=276; farx(n+1)=3.491439e+000; foe(n+1)=4.126721e+001; krok(n+1)=1.138585e-005; ng(n+1)=2.546204e+002;
n=277; farx(n+1)=3.503923e+000; foe(n+1)=4.123821e+001; krok(n+1)=1.003721e-005; ng(n+1)=2.439965e+002;
n=278; farx(n+1)=3.487707e+000; foe(n+1)=4.120937e+001; krok(n+1)=1.148323e-005; ng(n+1)=2.515925e+002;
n=279; farx(n+1)=3.500079e+000; foe(n+1)=4.118076e+001; krok(n+1)=9.975945e-006; ng(n+1)=2.430966e+002;
n=280; farx(n+1)=3.484040e+000; foe(n+1)=4.115231e+001; krok(n+1)=1.153689e-005; ng(n+1)=2.494071e+002;
n=281; farx(n+1)=3.496270e+000; foe(n+1)=4.112408e+001; krok(n+1)=9.888364e-006; ng(n+1)=2.422310e+002;
n=282; farx(n+1)=3.480451e+000; foe(n+1)=4.109600e+001; krok(n+1)=1.161523e-005; ng(n+1)=2.466734e+002;
n=283; farx(n+1)=3.492623e+000; foe(n+1)=4.106815e+001; krok(n+1)=9.884595e-006; ng(n+1)=2.411752e+002;
n=284; farx(n+1)=3.477030e+000; foe(n+1)=4.104050e+001; krok(n+1)=1.151293e-005; ng(n+1)=2.455930e+002;
n=285; farx(n+1)=3.488982e+000; foe(n+1)=4.101308e+001; krok(n+1)=9.888364e-006; ng(n+1)=2.387985e+002;
n=286; farx(n+1)=3.473503e+000; foe(n+1)=4.098579e+001; krok(n+1)=1.161317e-005; ng(n+1)=2.434283e+002;
n=287; farx(n+1)=3.485373e+000; foe(n+1)=4.095869e+001; krok(n+1)=9.772716e-006; ng(n+1)=2.386839e+002;
n=288; farx(n+1)=3.470075e+000; foe(n+1)=4.093175e+001; krok(n+1)=1.171380e-005; ng(n+1)=2.407955e+002;
n=289; farx(n+1)=3.481855e+000; foe(n+1)=4.090499e+001; krok(n+1)=9.706803e-006; ng(n+1)=2.380251e+002;
n=290; farx(n+1)=3.466725e+000; foe(n+1)=4.087840e+001; krok(n+1)=1.176389e-005; ng(n+1)=2.387207e+002;
n=291; farx(n+1)=3.478386e+000; foe(n+1)=4.085198e+001; krok(n+1)=9.645404e-006; ng(n+1)=2.370974e+002;
n=292; farx(n+1)=3.463460e+000; foe(n+1)=4.082573e+001; krok(n+1)=1.180191e-005; ng(n+1)=2.364947e+002;
n=293; farx(n+1)=3.474979e+000; foe(n+1)=4.079967e+001; krok(n+1)=9.602384e-006; ng(n+1)=2.357825e+002;
n=294; farx(n+1)=3.460269e+000; foe(n+1)=4.077375e+001; krok(n+1)=1.182351e-005; ng(n+1)=2.343237e+002;
n=295; farx(n+1)=3.471697e+000; foe(n+1)=4.074804e+001; krok(n+1)=9.622040e-006; ng(n+1)=2.342429e+002;
n=296; farx(n+1)=3.457191e+000; foe(n+1)=4.072251e+001; krok(n+1)=1.171829e-005; ng(n+1)=2.333178e+002;
n=297; farx(n+1)=3.468455e+000; foe(n+1)=4.069720e+001; krok(n+1)=9.657027e-006; ng(n+1)=2.319571e+002;
n=298; farx(n+1)=3.454121e+000; foe(n+1)=4.067203e+001; krok(n+1)=1.168144e-005; ng(n+1)=2.319573e+002;
n=299; farx(n+1)=3.465263e+000; foe(n+1)=4.064706e+001; krok(n+1)=9.657027e-006; ng(n+1)=2.303710e+002;
n=300; farx(n+1)=3.451070e+000; foe(n+1)=4.062223e+001; krok(n+1)=1.168403e-005; ng(n+1)=2.304809e+002;

figure; semilogy(farx,'b'); hold on; semilogy(foe,'r'); xlabel('Iteracje'); ylabel('Earx, Eoe'); legend('Earx','Eoe'); title('Uczenie predyktora OE');
figure; subplot(2,1,1); semilogy(krok); xlabel('Iteracje'); ylabel('Krok');
subplot(2,1,2); semilogy(ng); xlabel('Iteracje'); ylabel('Norma gradientu');
Earx=farx(n+1)
Eoe=foe(n+1)
